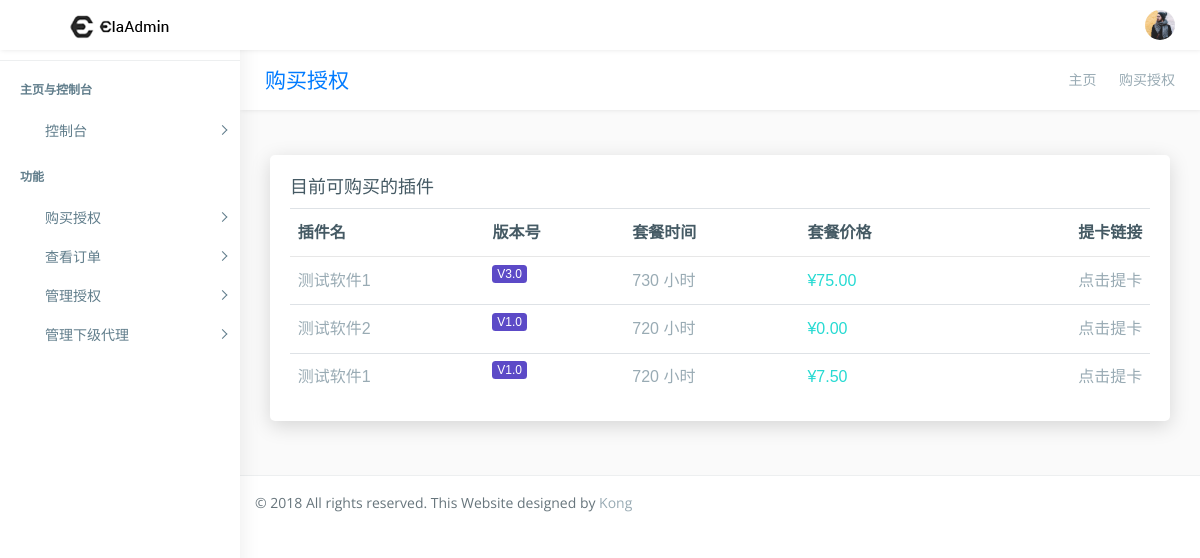
The page /shop/ (signed in) on the database its author committed.
### main_app/models.py (models this page shows, shortened)
class Software(models.Model):
    software_id = models.PositiveIntegerField(verbose_name="软件ID", unique=True)
    software_name = models.CharField(verbose_name="软件名", max_length=30)
    software_version_number = models.CharField(verbose_name="软件版本号", max_length=30,default="V1.0")
    software_each_time = models.PositiveIntegerField(verbose_name="套餐时间（按小时计算）",default=720)
    software_cost = models.DecimalField(max_digits=8,decimal_places=2,verbose_name="软件价格",default=0)
    software_try = models.BooleanField(verbose_name="是否开启试用",default=False)
    software_try_hours = models.PositiveIntegerField(verbose_name="试用时长",default=0)

### main_app/views/web/base_web.py (the view)
# urls.py: url(r'^shop/$',shop_page,name='shop'),
@login_required
def shop_page(request):
    all_software = Software.objects.all()
    all_software_list = []
    others_info_object = Others_info.objects.get(user=request.user)
    discount = Decimal(1 - (others_info_object.level * 0.05))  # 折扣，输出一个浮点数
    for i in all_software:
        a = {
            "software_cost":"%.2f" % (i.software_cost*discount),
            "software_id":i.software_id,
            "software_name":i.software_name,
            "software_each_time":i.software_each_time,
            "software_version_number":i.software_version_number,
             }
        all_software_list.append(a)
    context = {"all_software":all_software_list}
    return render(request,"page-shop.html",context=context)

### templates/page-shop.html (shortened to what this page needs)
{% extends "base.html" %}
{% load staticfiles %}
{% block wrapper %}
        <div class="page-wrapper">
            <div class="row page-titles">
                <div class="col-md-5 align-self-center">
                    <h3 class="text-primary">购买授权</h3> </div>
                <div class="col-md-7 align-self-center">
                    <ol class="breadcrumb">
                        <li class="breadcrumb-item"><a href="{% url "index" %}">主页</a></li>
                        <li class="breadcrumb-item active">购买授权</li>
                    </ol>
                </div>
            </div>
            <div class="container-fluid">
                <div class="row">
                    <div class="col-lg-12">
                        <div class="card">
                            <div class="card-title">
                                <h4>目前可购买的插件 </h4>
                            </div>
                            <div class="card-body">
                                <div class="table-responsive">
                                    <table class="table table-hover ">
                                        <thead>
                                            <tr>
                                                <th>插件名</th>
                                                <th>版本号</th>
                                                <th>套餐时间</th>
                                                <th>套餐价格</th>
                                                <th>提卡链接</th>
                                            </tr>
                                        </thead>
                                        <tbody>
                                        {% if all_software %}
                                            {% for i in all_software %}
                                            <tr>
                                                <td>{{ i.software_name }}</td>
                                                <td><span class="badge badge-primary">{{ i.software_version_number }}</span></td>
                                                <td>{{ i.software_each_time }} 小时</td>
                                                <td class="color-success">¥{{ i.software_cost }}</td>
                                                <td><a href="{% url "shop_detail" i.software_id %}">点击提卡</a></td>
                                            </tr>
                                            {% endfor %}
                                        {% endif %}
                                        </tbody>
                                    </table>
                                </div>
                            </div>
                        </div>
                    </div>
                </div>
            </div>
{% endblock wrapper %}

### rows shown on the page
Software: software_name "测试软件1", software_version_number "V3.0"
Software: software_name "测试软件2", software_version_number "V1.0"
Software: software_name "测试软件1", software_version_number "V1.0"

### other values the page prints
{{ i.software_each_time }} "730" "720" "720"
{{ i.software_cost }} "75.00" "0.00" "7.50"
